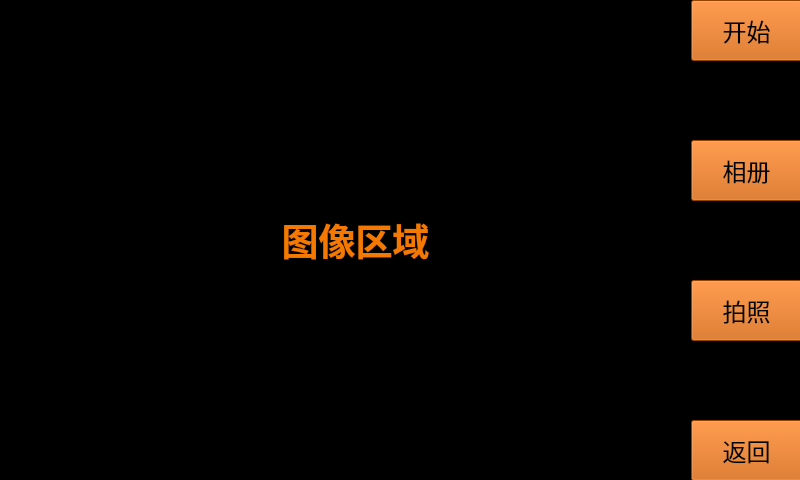
<?xml version="1.0" encoding="UTF-8"?>
<ui version="4.0">
 <class>V4l2</class>
 <widget class="QMainWindow" name="V4l2">
  <property name="geometry">
   <rect>
    <x>0</x>
    <y>0</y>
    <width>800</width>
    <height>480</height>
   </rect>
  </property>
  <property name="minimumSize">
   <size>
    <width>800</width>
    <height>480</height>
   </size>
  </property>
  <property name="maximumSize">
   <size>
    <width>800</width>
    <height>480</height>
   </size>
  </property>
  <property name="windowTitle">
   <string>MainWindow</string>
  </property>
  <widget class="QWidget" name="centralwidget">
   <property name="minimumSize">
    <size>
     <width>800</width>
     <height>480</height>
    </size>
   </property>
   <property name="maximumSize">
    <size>
     <width>800</width>
     <height>480</height>
    </size>
   </property>
   <property name="styleSheet">
    <string notr="true">background-color: rgb(0, 0, 0);</string>
   </property>
   <widget class="QLabel" name="video_text_label">
    <property name="geometry">
     <rect>
      <x>0</x>
      <y>0</y>
      <width>711</width>
      <height>480</height>
     </rect>
    </property>
    <property name="font">
     <font>
      <pointsize>28</pointsize>
      <weight>75</weight>
      <bold>true</bold>
     </font>
    </property>
    <property name="styleSheet">
     <string notr="true">color: rgb(245, 121, 0);</string>
    </property>
    <property name="text">
     <string>图像区域</string>
    </property>
    <property name="alignment">
     <set>Qt::AlignCenter</set>
    </property>
   </widget>
   <widget class="QWidget" name="layoutWidget">
    <property name="geometry">
     <rect>
      <x>691</x>
      <y>0</y>
      <width>111</width>
      <height>481</height>
     </rect>
    </property>
    <layout class="QVBoxLayout" name="verticalLayout" stretch="3,1,3,1,3,1,3">
     <property name="spacing">
      <number>0</number>
     </property>
     <item>
      <widget class="QPushButton" name="open_button">
       <property name="minimumSize">
        <size>
         <width>101</width>
         <height>61</height>
        </size>
       </property>
       <property name="font">
        <font>
         <pointsize>18</pointsize>
        </font>
       </property>
       <property name="styleSheet">
        <string notr="true">background-color: rgb(206, 92, 0);</string>
       </property>
       <property name="text">
        <string>开始</string>
       </property>
      </widget>
     </item>
     <item>
      <spacer name="verticalSpacer_2">
       <property name="orientation">
        <enum>Qt::Vertical</enum>
       </property>
       <property name="sizeHint" stdset="0">
        <size>
         <width>20</width>
         <height>40</height>
        </size>
       </property>
      </spacer>
     </item>
     <item>
      <widget class="QPushButton" name="photo_button">
       <property name="minimumSize">
        <size>
         <width>101</width>
         <height>61</height>
        </size>
       </property>
       <property name="font">
        <font>
         <pointsize>18</pointsize>
        </font>
       </property>
       <property name="styleSheet">
        <string notr="true">background-color: rgb(206, 92, 0);</string>
       </property>
       <property name="text">
        <string>相册</string>
       </property>
      </widget>
     </item>
     <item>
      <spacer name="verticalSpacer_3">
       <property name="orientation">
        <enum>Qt::Vertical</enum>
       </property>
       <property name="sizeHint" stdset="0">
        <size>
         <width>20</width>
         <height>40</height>
        </size>
       </property>
      </spacer>
     </item>
     <item>
      <widget class="QPushButton" name="takephoto_button">
       <property name="minimumSize">
        <size>
         <width>101</width>
         <height>61</height>
        </size>
       </property>
       <property name="font">
        <font>
         <pointsize>18</pointsize>
        </font>
       </property>
       <property name="styleSheet">
        <string notr="true">background-color: rgb(206, 92, 0);</string>
       </property>
       <property name="text">
        <string>拍照</string>
       </property>
      </widget>
     </item>
     <item>
      <spacer name="verticalSpacer_4">
       <property name="orientation">
        <enum>Qt::Vertical</enum>
       </property>
       <property name="sizeHint" stdset="0">
        <size>
         <width>20</width>
         <height>40</height>
        </size>
       </property>
      </spacer>
     </item>
     <item>
      <widget class="QPushButton" name="back_tomain_button">
       <property name="minimumSize">
        <size>
         <width>101</width>
         <height>61</height>
        </size>
       </property>
       <property name="font">
        <font>
         <pointsize>18</pointsize>
        </font>
       </property>
       <property name="styleSheet">
        <string notr="true">background-color: rgb(206, 92, 0);</string>
       </property>
       <property name="text">
        <string>返回</string>
       </property>
      </widget>
     </item>
    </layout>
   </widget>
  </widget>
 </widget>
 <resources/>
 <connections/>
</ui>
